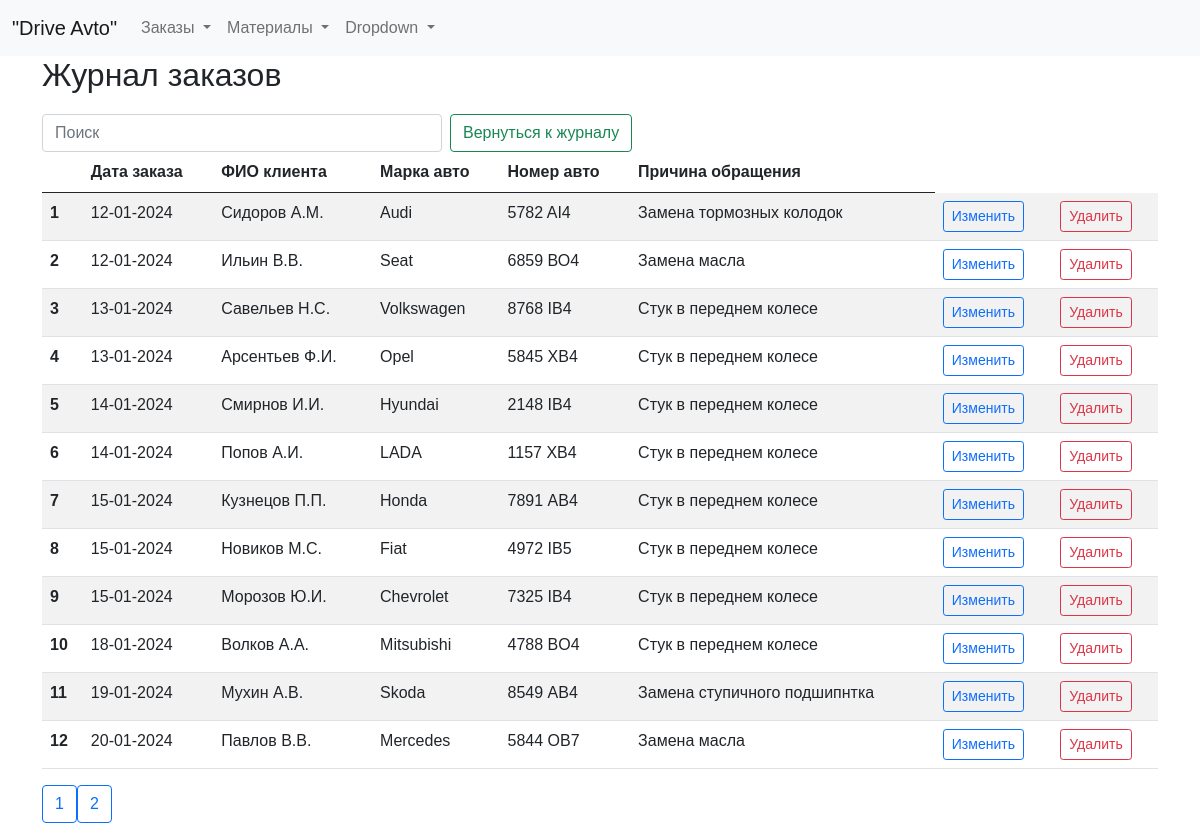
The app's page /zhurnal with its own data.
### tables this page shows
CREATE TABLE log (
id integer PRIMARY KEY AUTOINCREMENT,
data_order text NOT NULL,
name_customer text NOT NULL,
brand_car text NOT NULL,
number_car text NOT NULL,
text_order text NOT NULL
);

### fcompany.py (the view)
@app.route("/zhurnal")
def showZhurnal():
    return render_template("zhurnal.html", title="Журнал", log=dbase.getLog())

### FDataBase.py (called while the page is built)
    def getLog(self):
        sql = '''SELECT * FROM log'''
        try:
            self.__cur.execute(sql)
            res = self.__cur.fetchall()
            log_list = [dict(row) for row in res]
            if log_list: return log_list
        except:
            print("Ошибка чтения из БД")
        return []

### fcompany.py (called while the page is built)
def connect_db():  # общая функция для установления соединения с БД
    conn = sqlite3.connect(app.config['DATABASE'])
    conn.row_factory = sqlite3.Row  # записи будут представлены не в виде кортежей, а в виде словаря (для исп в шаблонах)
    return conn

def get_db():
    if not hasattr(g, 'link_db'):
        g.link_db = connect_db()
    return g.link_db

@app.before_request
def before_request():
    global dbase
    db = get_db()
    dbase = FDataBase(db)

### templates/zhurnal.html (shortened to what this page needs)
{% extends 'base.html' %}
{% block content %}
<h2>Журнал заказов</h2>
<form class="d-flex" role="search">
  <input class="form-control me-2 narrow-search" type="search" id="searchInput" placeholder="Поиск" aria-label="Search">
  <button class="btn btn-outline-success narrow-button" type="submit">Вернуться к журналу</button>
</form>
<table id="myTable" class="table table-striped">
  <thead>
    <tr>
      <th scope="col"></th>
      <th scope="col">Дата заказа</th>
      <th scope="col">ФИО клиента</th>
      <th scope="col">Марка авто</th>
      <th scope="col">Номер авто</th>
      <th scope="col">Причина обращения</th>
    </tr>
  </thead>
  <tbody>
    {% for row in log %}
    <tr>
      <th scope="row">{{ loop.index }}</th>
      <td>{{ row.data_order }}</td>
      <td>{{ row.name_customer }}</td>
      <td>{{ row.brand_car }}</td>
      <td>{{ row.number_car }}</td>
      <td>{{ row.text_order }}</td>
      <td>
          <a href="/edit_entry/{{ row.id }}" class="btn btn-outline-primary btn-sm">Изменить</a>
      </td>
      <td>
        <form action="/delete_entry/{{ row.id }}" method="post">
            <button type="submit" class="btn btn-outline-danger btn-sm">Удалить</button>
        </form>
      </td>
    </tr>
    {% endfor %}
  </tbody>
</table>
<div class="pagination">
  <button class="btn btn-outline-primary prev-page"></button>
  <button class="btn btn-outline-primary next-page"></button>
</div>
{% endblock %}

### templates/base.html (shortened to what this page needs)
<!doctype html>
<html lang="ru">
  <head>
    <link href="https://cdn.jsdelivr.net/npm/bootstrap@5.0.2/dist/css/bootstrap.min.css" rel="stylesheet">
    <link rel="stylesheet" type="text/css" href="https://cdn.datatables.net/1.10.25/css/dataTables.bootstrap5.css">
    <link type="text/css" href="{{ url_for('static', filename='css/styles.css')}}" rel="stylesheet" />
  </head>
  <body>
<header>
<nav class="navbar navbar-expand-lg navbar-light bg-light">
  <div class="container-fluid">
    <a class="navbar-brand" href="/">"Drive Avto"</a>
    <div class="collapse navbar-collapse w-100 justify-content-center" id="navbarSupportedContent">
      <ul class="navbar-nav me-auto mb-2 mb-lg-0">
        <li class="nav-item dropdown">
          <a class="nav-link dropdown-toggle" href="#" role="button" data-bs-toggle="dropdown" aria-expanded="false">
            Заказы
          </a>
        </li>
        <li class="nav-item dropdown">
          <a class="nav-link dropdown-toggle" href="#" role="button" data-bs-toggle="dropdown" aria-expanded="false">
            Материалы
          </a>
        </li>
        <li class="nav-item dropdown">
          <a class="nav-link dropdown-toggle" href="#" role="button" data-bs-toggle="dropdown" aria-expanded="false">
            Dropdown
          </a>
        </li>
      </ul>
    </div>
  </div>
</nav>
</header>
<div class="container">
        {% block content %} {% endblock %}
</div>
  </body>
</html>

### static/css/styles.css (style rules this page uses)
.narrow-button { max-width: 250px; white-space: nowrap; font-size: 16px; }
.narrow-search { max-width: 400px; }
html, body { font-family: 'Arial'; margin: 0; padding: 0; height: 100%; width: 100%; }
a { color: #0059b2; text-decoration: none; }

### records on screen
log: data_order "12-01-2024", name_customer "Сидоров А.М.", brand_car "Audi", number_car "5782 AI4", text_order "Замена тормозных колодок"
log: data_order "12-01-2024", name_customer "Ильин В.В.", brand_car "Seat", number_car "6859 ВО4", text_order "Замена масла"
log: data_order "13-01-2024", name_customer "Савельев Н.С.", brand_car "Volkswagen", number_car "8768 IB4", text_order "Стук в переднем колесе"
log: data_order "13-01-2024", name_customer "Арсентьев Ф.И.", brand_car "Opel", number_car "5845 ХB4", text_order "Стук в переднем колесе"
log: data_order "14-01-2024", name_customer "Смирнов И.И.", brand_car "Hyundai", number_car "2148 IB4", text_order "Стук в переднем колесе"
log: data_order "14-01-2024", name_customer "Попов А.И.", brand_car "LADA", number_car "1157 ХB4", text_order "Стук в переднем колесе"
log: data_order "15-01-2024", name_customer "Кузнецов П.П.", brand_car "Honda", number_car "7891 АB4", text_order "Стук в переднем колесе"
log: data_order "15-01-2024", name_customer "Новиков М.С.", brand_car "Fiat", number_car "4972 IB5", text_order "Стук в переднем колесе"
log: data_order "15-01-2024", name_customer "Морозов Ю.И.", brand_car "Chevrolet", number_car "7325 IB4", text_order "Стук в переднем колесе"
log: data_order "18-01-2024", name_customer "Волков А.А.", brand_car "Mitsubishi", number_car "4788 BО4", text_order "Стук в переднем колесе"
log: data_order "19-01-2024", name_customer "Мухин А.В.", brand_car "Skoda", number_car "8549 АB4", text_order "Замена ступичного подшипнтка"
log: data_order "20-01-2024", name_customer "Павлов В.В.", brand_car "Mercedes", number_car "5844 ОВ7", text_order "Замена масла"
